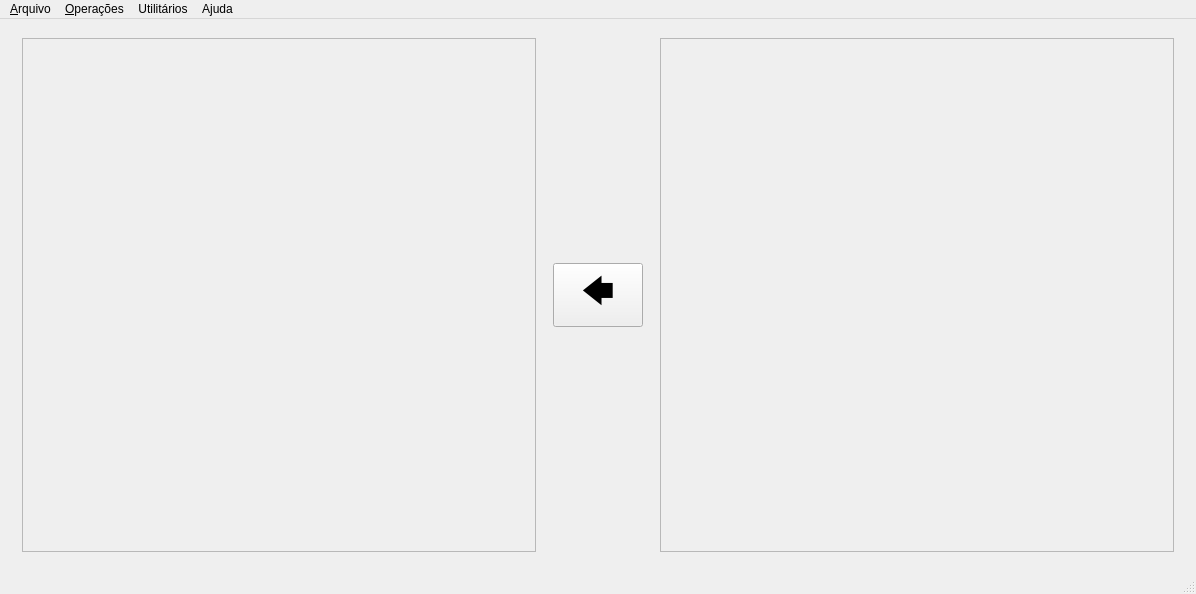
<?xml version="1.0" encoding="UTF-8"?>
<ui version="4.0">
 <class>editorClass</class>
 <widget class="QMainWindow" name="editorClass">
  <property name="geometry">
   <rect>
    <x>0</x>
    <y>0</y>
    <width>1196</width>
    <height>594</height>
   </rect>
  </property>
  <property name="windowTitle">
   <string>PDI ~ Editor de imagens</string>
  </property>
  <widget class="QWidget" name="centralWidget">
   <layout class="QHBoxLayout" name="horizontalLayout">
    <item>
     <widget class="QScrollArea" name="scroll_img1">
      <property name="sizePolicy">
       <sizepolicy hsizetype="Fixed" vsizetype="Fixed">
        <horstretch>0</horstretch>
        <verstretch>0</verstretch>
       </sizepolicy>
      </property>
      <property name="minimumSize">
       <size>
        <width>514</width>
        <height>514</height>
       </size>
      </property>
      <property name="widgetResizable">
       <bool>true</bool>
      </property>
      <widget class="MainLabel" name="label_img1">
       <property name="geometry">
        <rect>
         <x>0</x>
         <y>0</y>
         <width>512</width>
         <height>512</height>
        </rect>
       </property>
       <property name="minimumSize">
        <size>
         <width>0</width>
         <height>0</height>
        </size>
       </property>
       <property name="text" stdset="0">
        <string/>
       </property>
      </widget>
     </widget>
    </item>
    <item>
     <widget class="QPushButton" name="pushButton">
      <property name="sizePolicy">
       <sizepolicy hsizetype="Fixed" vsizetype="Fixed">
        <horstretch>0</horstretch>
        <verstretch>0</verstretch>
       </sizepolicy>
      </property>
      <property name="minimumSize">
       <size>
        <width>90</width>
        <height>60</height>
       </size>
      </property>
      <property name="font">
       <font>
        <pointsize>24</pointsize>
        <kerning>true</kerning>
       </font>
      </property>
      <property name="text">
       <string>🡄</string>
      </property>
     </widget>
    </item>
    <item>
     <widget class="QScrollArea" name="scroll_img2">
      <property name="sizePolicy">
       <sizepolicy hsizetype="Fixed" vsizetype="Fixed">
        <horstretch>0</horstretch>
        <verstretch>0</verstretch>
       </sizepolicy>
      </property>
      <property name="minimumSize">
       <size>
        <width>514</width>
        <height>514</height>
       </size>
      </property>
      <property name="widgetResizable">
       <bool>true</bool>
      </property>
      <widget class="QLabel" name="label_img2">
       <property name="geometry">
        <rect>
         <x>0</x>
         <y>0</y>
         <width>512</width>
         <height>512</height>
        </rect>
       </property>
       <property name="text">
        <string/>
       </property>
       <property name="scaledContents">
        <bool>false</bool>
       </property>
      </widget>
     </widget>
    </item>
   </layout>
  </widget>
  <widget class="QMenuBar" name="menuBar">
   <property name="geometry">
    <rect>
     <x>0</x>
     <y>0</y>
     <width>1196</width>
     <height>21</height>
    </rect>
   </property>
   <widget class="QMenu" name="menu_Arquivo">
    <property name="title">
     <string>&amp;Arquivo</string>
    </property>
    <addaction name="action_Abrir"/>
    <addaction name="actionSalvar"/>
    <addaction name="separator"/>
    <addaction name="actionSair"/>
   </widget>
   <widget class="QMenu" name="menu_Operacoes">
    <property name="title">
     <string>&amp;Operações</string>
    </property>
    <addaction name="actionInverte_cinza"/>
    <addaction name="actionEqualizarHistograma"/>
    <addaction name="actionAddSaltPepper"/>
    <addaction name="actionMedia3x3"/>
    <addaction name="actionMediana3x3"/>
    <addaction name="actionBinariza"/>
    <addaction name="actionLaplaciano4x4"/>
    <addaction name="separator"/>
    <addaction name="action_paraCinza"/>
    <addaction name="actionInverte_colorida"/>
    <addaction name="separator"/>
    <addaction name="actionDividir_RGB"/>
   </widget>
   <widget class="QMenu" name="menuAjuda">
    <property name="title">
     <string>Ajuda</string>
    </property>
    <addaction name="actionGuia_b_sico"/>
    <addaction name="separator"/>
    <addaction name="actionSobre"/>
   </widget>
   <widget class="QMenu" name="menuOutros">
    <property name="title">
     <string>Utilitários</string>
    </property>
    <addaction name="actionConverter_RGB_HSL"/>
   </widget>
   <addaction name="menu_Arquivo"/>
   <addaction name="menu_Operacoes"/>
   <addaction name="menuOutros"/>
   <addaction name="menuAjuda"/>
  </widget>
  <widget class="QStatusBar" name="statusBar"/>
  <action name="action_Abrir">
   <property name="text">
    <string>&amp;Abrir</string>
   </property>
  </action>
  <action name="action_paraCinza">
   <property name="text">
    <string>&amp;Converter para cinza</string>
   </property>
  </action>
  <action name="actionGuia_b_sico">
   <property name="text">
    <string>Guia básico</string>
   </property>
  </action>
  <action name="actionSobre">
   <property name="text">
    <string>Sobre</string>
   </property>
  </action>
  <action name="actionDividir_RGB">
   <property name="text">
    <string>Separar os canais da imagem (RGB)</string>
   </property>
  </action>
  <action name="actionInverte_cinza">
   <property name="text">
    <string>Inverter imagem cinza</string>
   </property>
  </action>
  <action name="actionInverte_colorida">
   <property name="text">
    <string>Inverter imagem colorida</string>
   </property>
  </action>
  <action name="actionSalvar">
   <property name="text">
    <string>Salvar</string>
   </property>
  </action>
  <action name="actionConverter_RGB_HSL">
   <property name="text">
    <string>Converter RGB/HSL</string>
   </property>
  </action>
  <action name="actionSair">
   <property name="text">
    <string>Sair</string>
   </property>
  </action>
  <action name="actionEqualizarHistograma">
   <property name="text">
    <string>Equalizar histograma</string>
   </property>
  </action>
  <action name="actionAddSaltPepper">
   <property name="text">
    <string>Adicionar ruído sal e pimenta (10%)</string>
   </property>
  </action>
  <action name="actionMedia3x3">
   <property name="text">
    <string>Média 3x3</string>
   </property>
  </action>
  <action name="actionMediana3x3">
   <property name="text">
    <string>Mediana 3x3</string>
   </property>
  </action>
  <action name="actionBinariza">
   <property name="text">
    <string>Binarização</string>
   </property>
  </action>
  <action name="actionLaplaciano4x4">
   <property name="text">
    <string>Laplaciano (4x4)</string>
   </property>
  </action>
 </widget>
 <layoutdefault spacing="6" margin="11"/>
 <customwidgets>
  <customwidget>
   <class>MainLabel</class>
   <extends>QWidget</extends>
   <header>mainlabel.h</header>
  </customwidget>
 </customwidgets>
 <resources>
  <include location="editor.qrc"/>
 </resources>
 <connections/>
</ui>
